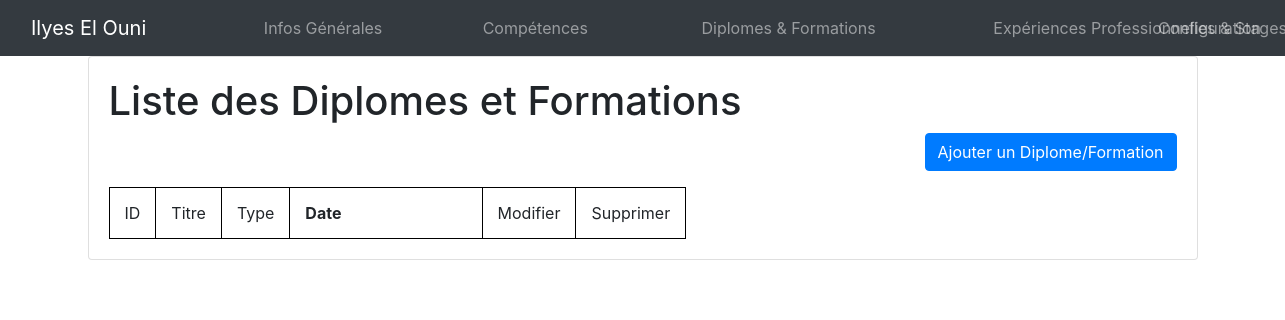
Before: /configuration/diplomesFormationsCRUD/ with the older database file.
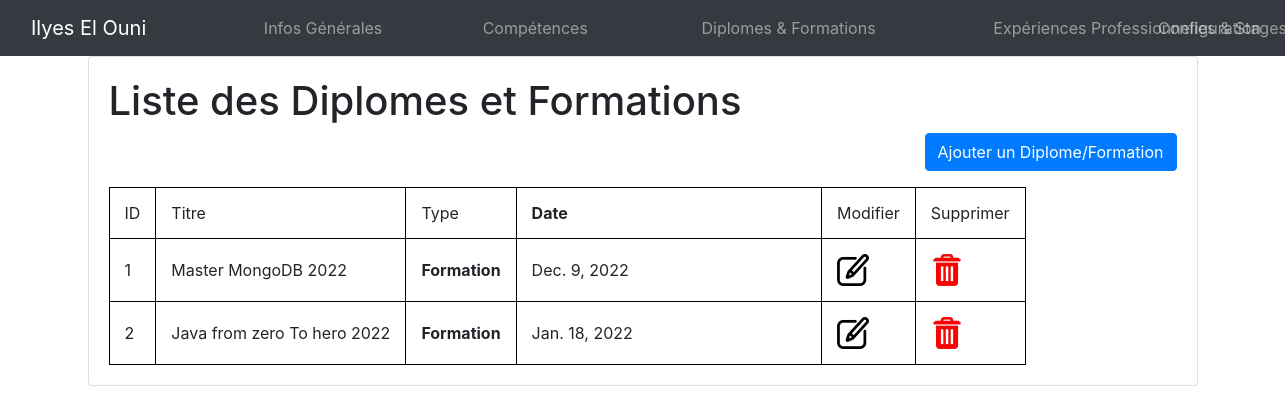
After: the same page with the newer database file.
### configuration/models.py (models this page shows, shortened)
class diplomesFormations(models.Model):
    Titre = models.CharField(max_length=100)
    Type =  models.ForeignKey('Types', on_delete=models.CASCADE,)
    date = models.DateField()

class Types(models.Model):
    nom = models.CharField(max_length=100)

### configuration/views.py (the view)
# urls.py: path('diplomesFormationsCRUD/', views.diplomesFormationsCRUD, name="diplomesFormationsCRUD"),
def diplomesFormationsCRUD(request):
 listeDiplomesFormations = diplomesFormations.objects.all().values()
 listeTypes = Types.objects.all().values()
 context = {
 'listeDiplomesFormations': listeDiplomesFormations,
 'listeTypes': listeTypes,
 }
 return render(request, 'diplomesEtformations.html', {'data':context})

### configuration/templates/diplomesEtformations.html
<html>
<head>
    {% load static %}
    <link rel="stylesheet" href="{% static '../static/css/style.css' %}">
    <link rel="stylesheet" href="{% static '../static/css/bootstrap.min.css' %}">
</head>
<body>
    {% include "navbar.html" %}
    <div class="container">
        <div class="card mb-6">
            <div class="card-body">
                <h1>Liste des Diplomes et Formations</h1>
                    <p align="right">
                        <a href="addDiplomeFormation/" class="btn btn-primary">Ajouter un Diplome/Formation</a>
                    </p>
                <table border="1">
                    <thead>
                        <tr>
                            <td>ID</td>
                            <td>Titre</td>
                            <td>Type</td>
                            <th class="col-md-4">Date</th>
                            <td>Modifier</td>
                            <td>Supprimer</td>
                        </tr>
                    </thead>
                    <tbody>
                        {% for a in data.listeDiplomesFormations %}
                        <tr>
                            <td>{{ a.id }}</td>
                            <td>{{a.Titre}}</td>
                            {% for type in data.listeTypes %}
                                {% if type.id == a.Type_id %}
                                    <th>{{type.nom}}</th>
                                {% endif %}
                            {% endfor %}
                            <td>{{ a.date }}</td>
                            <td>
                                <a href="update_diplomesFormations/{{ a.id }}">
                                    <img height="32" width="32" src="{% static 'img/edit.png' %}">
                                </a>
                            </td>
                            <td>
                                <a href="del_diplomesFormations/{{ a.id }}" onclick="return confirm('Are you sure you want to delete this?')">
                                    <img height="32" width="32" src="{% static 'img/delete.jfif' %}">
                                </a>
                            </td>
                        </tr>
                        {% endfor %}
                    </tbody>
                </table>
            </div>
        </div>
    </div>
</body>
</html>

Changed rows visible on the page:
added diplomesFormations: id "1", Titre "Master MongoDB 2022", date "Dec. 9, 2022"
added Types: nom "Formation"
added diplomesFormations: id "2", Titre "Java from zero To hero 2022", date "Jan. 18, 2022"
